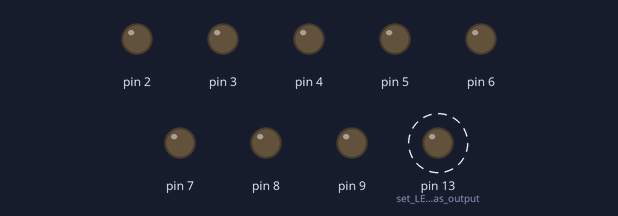
The sketch below on a simulated Arduino Mega 2560, built with avr-gcc and run on an emulated ATmega2560. Shown: output pins drawn as LEDs (lit = HIGH). Dashed ring = blinking. What the sketch prints to the serial monitor is not drawn.

Above: at 0.1 s.
Timing chart, 0 to 3.0 s (numbered marks = the images above):
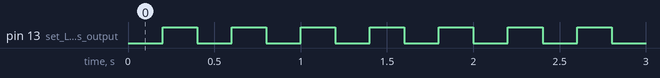

The sketch:

arduino_serial_transmitter_full.ino
```cpp
// The intention of this code is to simulate the signals the fpga would receive and then
// transmit as an 8-bit value

// 8-bit value is produced here using GPIO pins which is then transmitted via serial

int i, j, v;
bool p;
byte a;

void setup() {
  // put your setup code here, to run once:
  Serial2.begin(9600);
  Serial.begin(9600);

  pinMode(LED_BUILTIN, OUTPUT);      // set LED pin as output
  digitalWrite(LED_BUILTIN, LOW);    // switch off LED pin

  p = 0;

  for (j = 2; j < 10; j++) {  // initialises all of input GPIO pins
    pinMode(j, OUTPUT);
  }

}

void loop() {

  if ( p == 1) {
    digitalWrite(LED_BUILTIN, HIGH);  // communicates that the board should be transmitting

    for (v = 2; v < 10; v++) {    // writes individual bits of the byte: "a" using bitWrite
      bitWrite(a, v - 2 ,digitalRead(v));
    }

    Serial2.write(char(a));
    Serial.write(char(a));    // to display on serial monitor
  }
  else {
    digitalWrite(LED_BUILTIN, LOW);
  }

  delay(200);
  p = !p;

}
```

Measured:
- by itself, pin 13 (set_LED_pin_as_output): alternates HIGH for 0.20 s and LOW for 0.20 s
